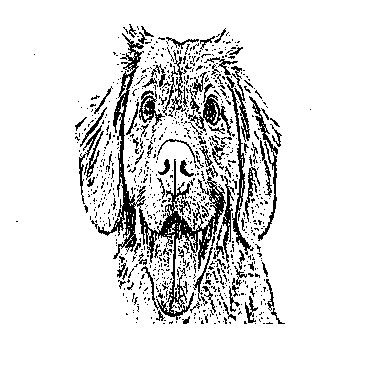
#> input picture example_bw.png, 367 x 367 px
$ python picasso.py
#> lines starting #> are read from the running program, lines starting #| are printed output that depends on the picture; after the words box and inside, x2 and y2 are one past the last pixel; in counts of white or black regions, pixels touching at a corner belong together
import cv2
from PIL import Image
import numpy as np
import pyautogui
from time import sleep


img_location = input("Enter image location: ")
#> the answer given: example_bw.png
#> the answer given: c
pyautogui.PAUSE = 0.000001

colour_coordinate = [(762,60),(828,60),(850,60),(872,60),(894,60),(916,60),(938,60),(762,85)] #index rep colour number
rectangle_coord = (440,65)
bucket_coord = (267,70)
pencil_coord = (243,70)


def Sort_Tuple(tup):
    return(sorted(tup, key = lambda x: x[0]))


# [35 lines left out: functions pencil_sketch, draw_bw, not called in this run]


def colour_sketch(img_location):

#> called with img_location = 'example_bw.png'
	img = Image.open(img_location)
#> img is the input picture: PIL image 367x367 1; 88.1% white; black in thin lines or dots, all inside (x1, y1, x2, y2) = (16, 24, 311, 324)
	width, height = img.size
#> width = 367; height = 367
	p_img = Image.new('P', ((300*width)//height,300))
#> p_img: PIL image 300x300 P; every value is 0
	img = img.resize(((300*width)//height,300))
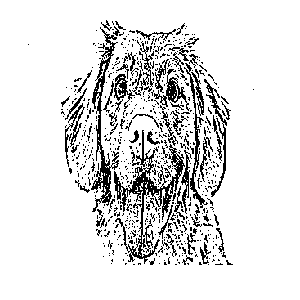
#> img: PIL image 300x300 1; 88.2% white; black in thin lines or dots, all inside (x1, y1, x2, y2) = (28, 20, 254, 265)

	pall = [0,0,0,237,28,36,255,127,39,255,242,0,39,177,76,0,162,232,63,72,204,255,255,255]#[227, 217, 210, 215, 190, 172, 176, 120, 85, 118, 64, 36]
	p_img.putpalette(pall * 32)

#> (the run stopped early here; a loop or call above may not have finished)
